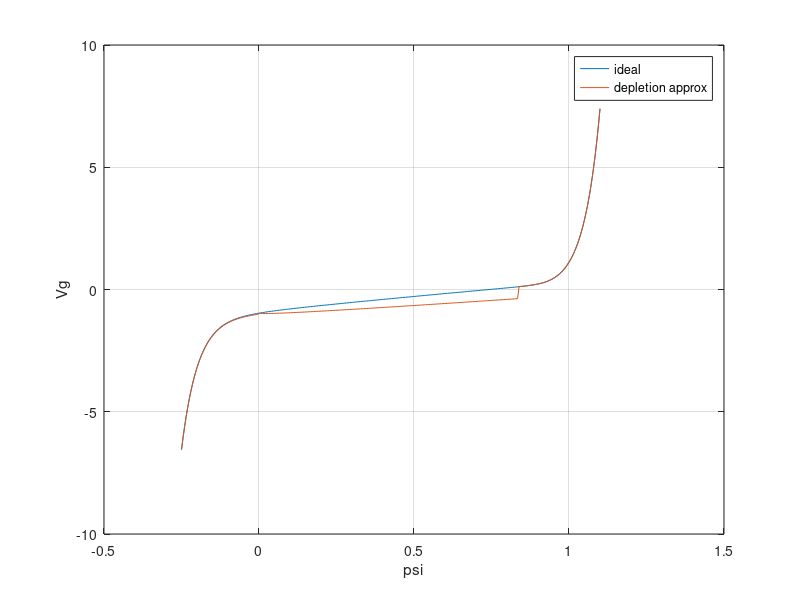

This figure's MATLAB source:
%parameters
epsilon=8.854*10^-14; %F/cm^2
epsilonsi=11.8;
epsilonox=3.9;
epsi=epsilon*epsilonsi;
epox=epsilon*epsilonox;
k=1.38*10^-23; %J/K Boltzmann Constant
T=300; %Kelvin
NA=10^17; %cm^-3
ni=10^10;
tox=5*10^-7; %cm
Cox=epox/tox;
q=1.6*10^-19;
k1=q/(k*T); 
k2=ni^2/NA^2;
phif=(1/k1)*log(NA/ni);
Eg=1.1;
Vfb=-(Eg/2+phif);
coeff=sqrt(2*epsi*k*T*NA);
psi=linspace(-0.25,1.1,270);

Q=coeff.*(((exp(-k1.*psi)+psi.*k1-1)+k2.*(exp(k1.*psi)-psi.*k1-1)).^0.5);

Vg(1:50)=Vfb+psi(1:50)-(Q(1:50)./Cox); %till psi-s is negative, accumulation, Q is positive
Vg(51:270)=Vfb+psi(51:270)+(Q(51:270)./Cox); %psi-s is positive, Q is negative (Q is substrate charge)

figure(21); 
%plot(psi(1:35),Vg(1:35)); %for more negative psi-s we see exponential increase in negative Vg
plot(psi,Vg); %normal range of psi-s
hold on;
%plot(psi(160:200),Vg(160:200));  %for more positive psi-s we see exponential increase in Vg
%plot(psi, Vg); %entire plot

%depletion approximation

t=0;
for i=1:270
    if(psi(i)>2*phif) && (t==0)
        t=i-1;
    end
end

%accumulation
Q(1:50)=coeff.*(exp(-k1.*psi(1:50)./2));

%depletion
Q(51:t)=-coeff.*((psi(51:t).*k1).^0.5);

%inversion
Q(t+1:270)=coeff.*(((psi(t+1:270).*k1)+k2.*(exp(k1.*psi(t+1:270)))).^0.5);

Vg(1:50)=Vfb+psi(1:50)-(Q(1:50)./Cox); %till psi-s is negative, accumulation, Q is positive
Vg(51:270)=Vfb+psi(51:270)+(Q(51:270)./Cox); %psi-s is positive, Q is negative (Q is substrate charge)

plot (psi, Vg);
hold off;
legend('ideal', 'depletion approx');
xlabel("psi");
ylabel("Vg"); 
grid on;


